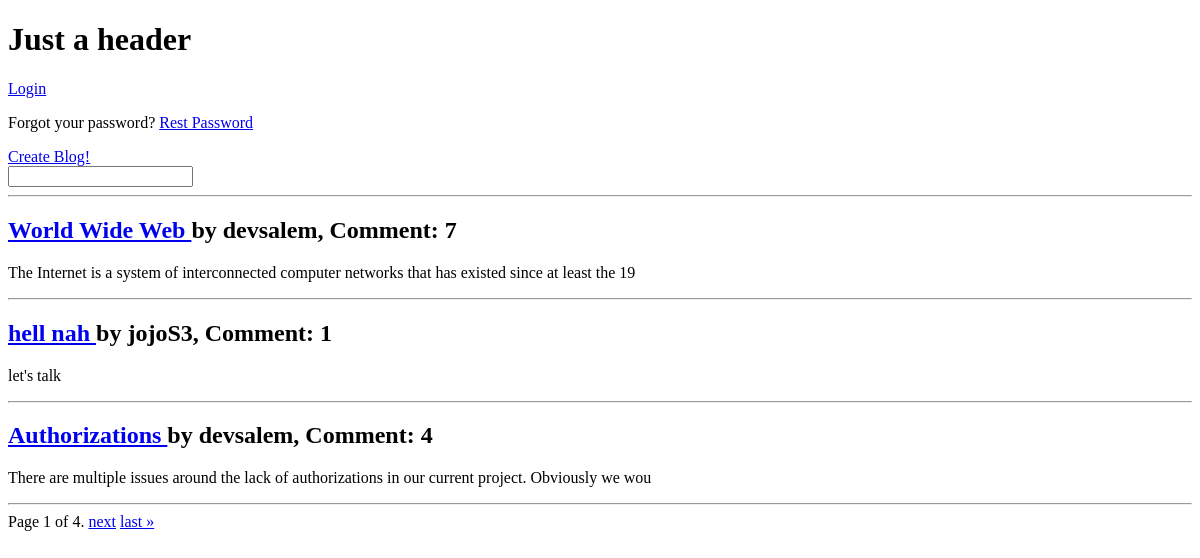
The app's page /, older data.
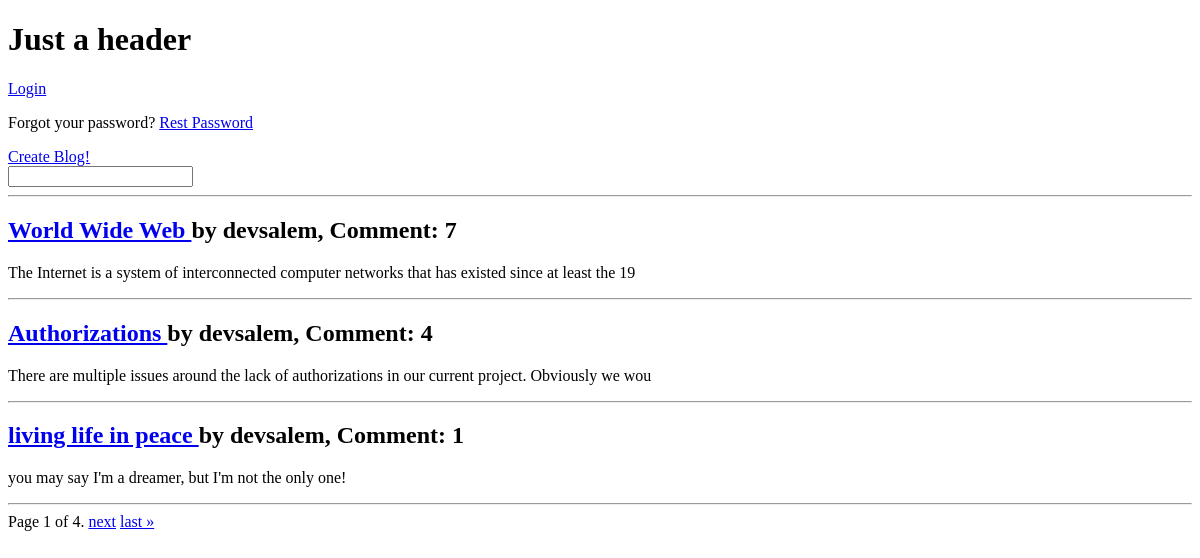
The same page, newer data.
### blog/models.py (models this page shows, shortened)
class Blog(models.Model):
    created_at = fields.DateTimeField(auto_now_add=True)
    title = fields.CharField(max_length=500)
    body = fields.TextField(blank=True)
    author = ForeignKey(
        get_user_model(),
        on_delete=models.CASCADE,
    )

### blog/views.py (the view)
# urls.py: path("", views.BlogListView.as_view(), name="blogs"),
class BlogListView(ListView):
    model = Blog
    template_name = "blog/blogs.html"
    paginate_by = 3
    def get_queryset(self):
        try:
            query = self.request.GET["q"]
        except:
            query = ""
        object_list = super().get_queryset()
        object_list = Blog.objects.filter(title__icontains=query)
        return object_list

### blog/templates/blog/blogs.html (shortened to what this page needs)
<!DOCTYPE html>
<html lang="en">
<head>
</head>
<body>
    {% include 'base.html'%}
    <a href="{% url 'create-blog' %}">Create Blog!</a>
    <form action="">
        <input type="search" name="q" id="query" value="{{request.GET.q}}">
    </form>
    <hr>
    {% for blog in object_list %}
    <h2>
        <a href="{% url 'blog' blog.id %}">
            {{blog.title|slice:":20"}}
        </a>
        by {{blog.author}},
        Comment: {{blog.comment_set.count}}
    </h2>
    <p>{{blog.body|slice:":100"}}</p>
    <hr>
    {% endfor %}
    <div class="pagination">
        <span class="step-links">
            <span class="current">
                Page {{ page_obj.number }} of {{ page_obj.paginator.num_pages }}.
            </span>
            {% if page_obj.has_next %}
                <a href="?page={{ page_obj.next_page_number }}">next</a>
                <a href="?page={{ page_obj.paginator.num_pages }}">last &raquo;</a>
            {% endif %}
        </span>
    </div>
</body>
</html>

Row changes from the older to the newer data that the page shows:
removed Blog: title "hell nah", author "jojoS3", comment_set.count "1", body "let's talk"
now on this page (row unchanged): Blog: title "living life in peace", author "devsalem", comment_set.count "1", body "you may say I'm a dreamer, but I'm not the only one!"
